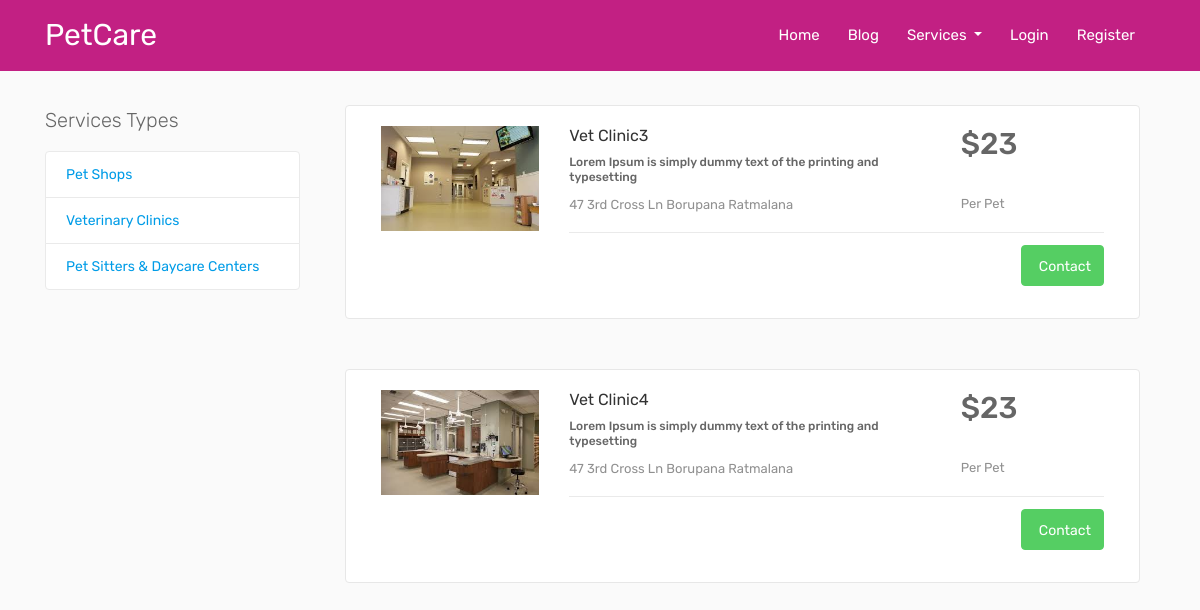
The app's page /services/index.php?service_interface=vet_clinics with its own data.
### tables this page shows
CREATE TABLE `vet_clinic` (
  `vc_id` int(10) NOT NULL,
  `vc_name` varchar(100) NOT NULL,
  `vc_email` varchar(100) NOT NULL,
  `vc_profile_title` varchar(255) NOT NULL,
  `vc_about` text NOT NULL,
  `vc_address` varchar(100) NOT NULL,
  `vc_mobNo` varchar(12) NOT NULL,
  `vc_image` varchar(255) NOT NULL,
  `vc_brpp` int(4) NOT NULL,
  `vc_petCount` int(4) NOT NULL,
  `vc_petType` varchar(255) NOT NULL,
  `vc_password` varchar(255) NOT NULL,
  `vc_longitude` double DEFAULT NULL,
  `vc_latitude` double DEFAULT NULL,
  `created_at` datetime NOT NULL DEFAULT current_timestamp(),
  `status` tinyint(4) NOT NULL DEFAULT 0
);

### services/includes/vet_clinics.php (the view)
<div class="col-lg-9 col-sm-12 col-md-12">
    <?php
        if (isset($_SESSION['customer_id'])) {
            $customer_id  = $_SESSION['customer_id'];
            $customer_location = "SELECT customer_latitude, customer_longitude FROM customer WHERE customer_id = {$customer_id}";
            $r = mysqli_query($connection, $customer_location);
            $c_row = mysqli_fetch_assoc($r);
            $customer_latitude = $c_row['customer_latitude'];
            $customer_longitude = $c_row['customer_longitude'];
            $cust_location = ["lat" => (double)$customer_latitude, "lng" => (double)$customer_longitude];
            $locations = [];
            $services_query = "SELECT * FROM vet_clinic WHERE status = 1";
            $r = mysqli_query($connection, $services_query);
            $ids = [];
            $informations = [];
            $index = 0;
            if($r){
                while($row = mysqli_fetch_assoc($r)){
                    $vc_latitude = $row['vc_latitude'];
                    $vc_longitude = $row['vc_longitude'];
                    $vc_image = $row['vc_image'];
                    $vc_profile_title = $row['vc_profile_title'];
                    $distance = getDistance($customer_latitude, $customer_longitude, $vc_latitude, $vc_longitude);
                    if($distance <= 2){
                        $ids[$index] = $row['vc_id'];
                        $locations[$index] = ["lat" => (double)$vc_latitude, "lng" => (double)$vc_longitude];
                        $informations[$index] = ["id" => (int)$row['vc_id'], "image" => $vc_image, "title" => $vc_profile_title];
                    }else{
                        continue;
                    }
                    $index++;
                }
            }
            ?>
                <div id="map"></div><br>
                <script>
                    function initMap() {
                        const cust_location = <?php echo json_encode($cust_location)?>;
                        const locations = <?php echo json_encode($locations)?>;
                        const ids = <?php echo json_encode($ids)?>;
                        console.log(ids);
                        const informations = <?php echo json_encode($informations)?>;
                        var infowindow = new google.maps.InfoWindow();
                        const map = new google.maps.Map(document.getElementById("map"), {
                            zoom: 17,
                            center: cust_location,
                        });
                        const marker = new google.maps.Marker({
                                position: cust_location,
                                map: map,
                            });
                        makeInfoWindowEvent(map, infowindow,
                                '<div class="product-thumbnail" style="width:200px"><h3>My Location</h3>',
                        marker);
                        for(i = 0; i < locations.length; i++){
                            const marker = new google.maps.Marker({
                                position: locations[i],
                                map: map,
                            });
                            makeInfoWindowEvent(map, infowindow,
                                    '<div class="product-thumbnail" style="width:200px"><img width="100%" src="../login_reg/images/vet_clinics/' + informations[i]["image"] + '" class="img-thumbnail img-fluid" alt=""></div><h3><a href="">' + informations[i]["title"] + '</a></h3>',
                            marker);
                        }
                        function makeInfoWindowEvent(map, infowindow, contentString, marker) {
                            google.maps.event.addListener(marker, 'click', function() {
                                infowindow.setContent(contentString);
                                infowindow.open(map, marker);
                            });
                        }
                    }
                </script>
            <?php
            $id = implode(",", $ids);
            $query = "SELECT * FROM vet_clinic WHERE status = 1 AND vc_id IN ($id)";
        }else{
            $query = "SELECT * FROM vet_clinic WHERE status = 1";
        }
        if ($result = mysqli_query($connection, $query)){
            if(mysqli_num_rows($result) > 0){
                while($row = mysqli_fetch_assoc($result)){
                    $vc_name = $row['vc_name'];
                    $vc_profile_title = $row['vc_profile_title'];
                    $vc_address = $row['vc_address'];
                    $vc_brpp = $row['vc_brpp'];
                    $vc_image = $row['vc_image'];
                    $vc_mobNo = $row['vc_mobNo'];
                    ?>
                    <div class="col-sm-12 col-md-12 col-lg-12">
                        <div class="blog grid-blog row">
                            <div class="blog-image col-sm-3">
                                <a href=""><img class="img-fluid" src="../login_reg/images/vet_clinics/<?php echo $vc_image?>" alt=""></a>
                            </div>
                            <div class="blog-content col-sm-9">
                                <div class="row">
                                    <div class="col-lg-8">
                                        <h3 class="blog-title"><a href=""><?php echo $vc_name?></a></h3>
                                        <h6><?php echo $vc_profile_title?></h6>
                                        <p><?php echo $vc_address?></p>
                                    </div>
                                    <div class="col-lg-4">
                                        <h2 class="pull-right col-lg-12">$<?php echo $vc_brpp?></h2><br>
                                        <p class="pull-right col-lg-12">Per Pet</p>
                                    </div>
                                </div>
                                <div class="blog-info clearfix">
                                    <div class="post-right">
                                        <?php
                                        if (isset($_SESSION['customer_id'])) {
                                            ?>
                                                <a href="https://msng.link/o/?<?php echo $vc_mobNo?>=wa">
                                                    <button type="submit" class="btn btn-success">
                                                        <i class="fa fa-whatsapp" aria-hidden="true" style="color: white"></i> Contact
                                                    </button>
                                                </a>
                                            <?php
                                        }else{
                                            ?>
                                                <a href="../login_reg/login.php">
                                                    <button type="submit" class="btn btn-success">
                                                        <i class="fa fa-whatsapp" aria-hidden="true" style="color: white"></i> Contact
                                                    </button>
                                                </a>
                                            <?php
                                        }
                                        ?>
                                    </div>
                                </div>
                            </div>
                        </div>
                    </div>
                    <?php
                }
            }else{
                ?>
                    <div class="alert alert-primary" role="alert">
                    There are no any Vetenary Clinics.
                    </div>
                <?php
            }
        }else{
            ?>
                <div class="alert alert-primary" role="alert">
                There are no any Vetenary Clinics.
                </div>
            <?php
        }
    ?>
</div>

### records on screen
vet_clinic: vc_image (picture), vc_name "Vet Clinic3", vc_profile_title "Lorem Ipsum is simply dummy text of the printing and typesetting", vc_address "47 3rd Cross Ln Borupana Ratmalana", vc_brpp "23"
vet_clinic: vc_image (picture), vc_name "Vet Clinic4", vc_profile_title "Lorem Ipsum is simply dummy text of the printing and typesetting", vc_address "47 3rd Cross Ln Borupana Ratmalana", vc_brpp "23"
